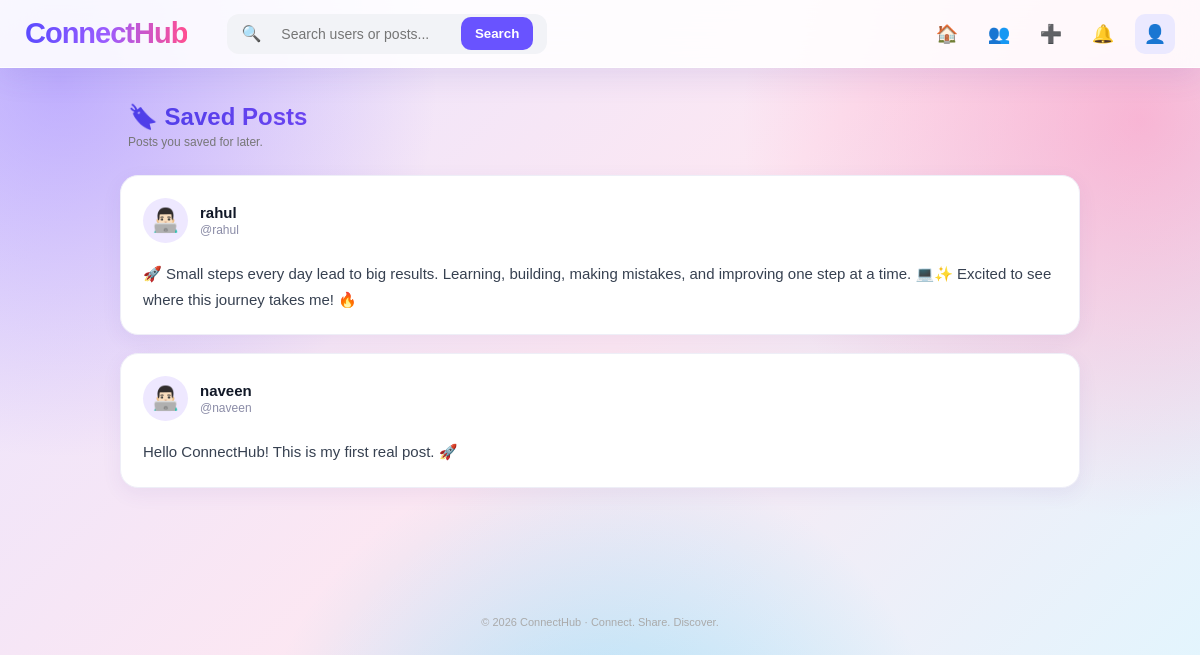
Screenshot of /saved-posts (signed in) with the database file from the repository.
### tables this page shows
CREATE TABLE posts (
            id INTEGER PRIMARY KEY AUTOINCREMENT,
            user_id INTEGER NOT NULL,
            content TEXT NOT NULL,
            image TEXT DEFAULT '',
            created_at TIMESTAMP DEFAULT CURRENT_TIMESTAMP,

            FOREIGN KEY (user_id)
            REFERENCES users(id)
            ON DELETE CASCADE
        );

CREATE TABLE users (
            id INTEGER PRIMARY KEY AUTOINCREMENT,
            name TEXT NOT NULL,
            username TEXT UNIQUE NOT NULL,
            email TEXT UNIQUE NOT NULL,
            password TEXT NOT NULL,
            bio TEXT DEFAULT '',
            profile_image TEXT DEFAULT '',
            created_at TIMESTAMP DEFAULT CURRENT_TIMESTAMP
        );

### app.py (the view)
@app.route("/saved-posts")
def saved_posts():
    if "user_id" not in session:
        return redirect(url_for("login"))
    connection = get_db_connection()
    posts = connection.execute(
        """
        SELECT
            posts.*,
            users.name,
            users.username
        FROM posts
        JOIN saved_posts
        ON posts.id = saved_posts.post_id
        JOIN users
        ON posts.user_id = users.id
        WHERE saved_posts.user_id = ?
        ORDER BY saved_posts.id DESC
        """,
        (session["user_id"],)
    ).fetchall()
    connection.close()
    return render_template(
        "saved_posts.html",
        posts=posts
    )

### app.py (called while the page is built)
@app.context_processor
def notification_count():
    if "user_id" not in session:
        return {
            "unread_notifications": 0
        }
    connection = get_db_connection()
    unread_notifications = connection.execute(
        """
        SELECT COUNT(*)
        FROM notifications
        WHERE user_id = ?
        AND is_read = 0
        """,
        (session["user_id"],)
    ).fetchone()[0]
    connection.close()
    return {
        "unread_notifications": unread_notifications
    }

def get_db_connection():
    connection = sqlite3.connect(DATABASE)
    connection.row_factory = sqlite3.Row
    return connection

### templates/saved_posts.html (shortened to what this page needs)
{% extends "base.html" %}
{% block content %}
<div class="profile-page">
    <div class="feed-heading">
        <h1>🔖 Saved Posts</h1>
        <p>Posts you saved for later.</p>
    </div>
    {% if posts %}
        {% for post in posts %}
        <article class="profile-post">
            <div class="profile-post-header">
                <div class="profile-post-avatar">
                    👨🏻‍💻
                </div>
                <div>
                    <strong>{{ post["name"] }}</strong>
                    <span>@{{ post["username"] }}</span>
                </div>
            </div>
            <div class="profile-post-content">
                <p>{{ post["content"] }}</p>
            </div>
        </article>
        {% endfor %}
    {% endif %}
</div>
{% endblock %}

### static/css/style.css (style rules this page uses)
* { margin: 0; padding: 0; box-sizing: border-box; }
body { font-family: Arial, Helvetica, sans-serif; background: radial-gradient(circle at 10% 10%, rgba(124, 92, 255, 0.25), transparent 30%), radial-gradient(circle at 90% 20%, rgba(255, 92, 154, 0.22), transparent 30%), radial-gradient(circle at 50% 90%, rgba(0, 210, 255, 0.18), transparent 35%), linear-gradient(135deg, #eef0ff, #fcecf5, #eafaff); background-attachment: fixed; color: #171717; }
.feed-heading { margin: 22px 3px 14px; }
.feed-heading h1 { font-size: 21px; margin-bottom: 4px; }
.feed-heading p { color: #888; font-size: 12px; }
html, body { min-height: 100%; }
body { background: radial-gradient( circle at 5% 10%, rgba(125, 92, 255, 0.40), transparent 28% ), radial-gradient( circle at 95% 15%, rgba(255, 80, 150, 0.35), transparent 30% ), radial-gradient( circle at 50% 100%, rgba(0, 200, 255, 0.30), transparent 35% ), linear-gradient( 135deg, #e8e4ff 0%, #fce7f2 48%, #dff7ff 100% ); background-attachment: fixed; }
.feed-heading { padding: 5px 5px 12px; }
.feed-heading h1 { font-size: 24px; font-weight: 800; background: linear-gradient( 90deg, #4d3ee8, #9b4dff, #f04f91 ); -webkit-background-clip: text; -webkit-text-fill-color: transparent; }
.feed-heading p { color: #777; }
.profile-page { width: 100%; max-width: 1000px; margin: 30px auto; padding: 0 20px 50px; }
.profile-post { background: white; border-radius: 18px; padding: 22px; margin-bottom: 18px; border: 1px solid #eeeef7; box-shadow: 0 6px 20px rgba(80, 60, 160, 0.07); }
.profile-post-header { display: flex; align-items: center; gap: 12px; }
.profile-post-avatar { width: 45px; height: 45px; border-radius: 50%; background: #eee8ff; display: flex; align-items: center; justify-content: center; font-size: 23px; }
.profile-post-header strong { display: block; color: #111827; font-size: 15px; }
.profile-post-header span { display: block; color: #8b8ca7; font-size: 12px; margin-top: 2px; }
.profile-post-content { margin-top: 18px; color: #374151; line-height: 1.7; font-size: 15px; }

### rows the page displays
posts: name "rahul", username "rahul", content "🚀 Small steps every day lead to big results. Learning, building, making mistakes, and improving one step at a time. 💻✨ Excited to see where this journey takes me! 🔥"
posts: name "naveen", username "naveen", content "Hello ConnectHub! This is my first real post. 🚀"
